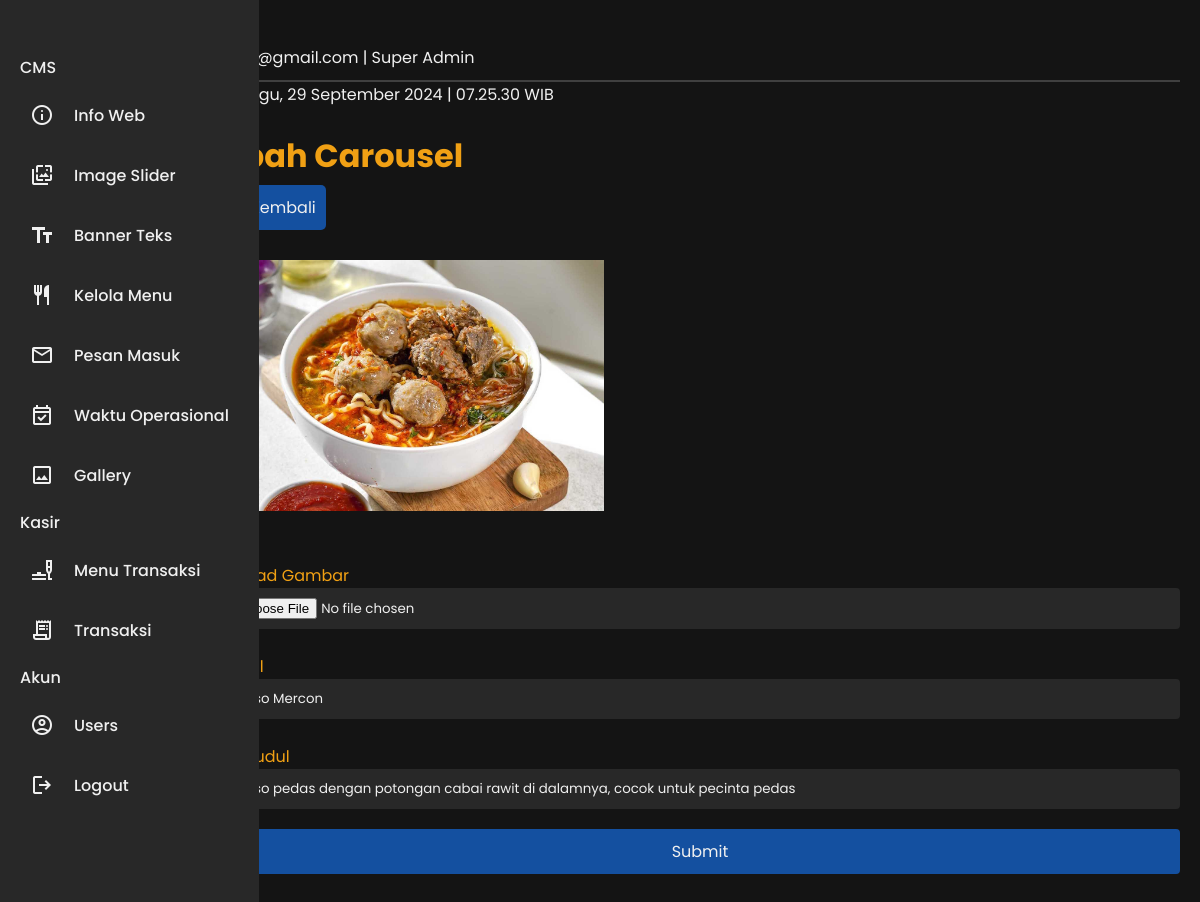
Screenshot of /admin/page.php?page=ubah-carousel&id=18 (signed in) with the database file from the repository.
### tables this page shows
CREATE TABLE `cms_beranda_carousel` (
  `id` int(11) NOT NULL,
  `gambar` varchar(255) NOT NULL,
  `judul` varchar(100) NOT NULL,
  `subjudul` varchar(100) NOT NULL
);

### admin/page/cms/ubah-carousel.php (the view, shortened to what this page needs)
<?php
if (isset($_GET['id'])) {
    $id = $_GET['id'];
    $query = mysqli_query($koneksi, "SELECT * FROM cms_beranda_carousel WHERE id='$id'");
    $data = mysqli_fetch_array($query);
} else {
    header("Location: index.php");
}
include 'page/template/sidebar.php';
?>
<body>
    <main class="content">
        <?php include 'page/template/header.php'; ?>
        <div>
            <h1 class="judul">Ubah Carousel</h1>
            <button onclick="window.history.back()"><i class='bx bx-arrow-back'></i> Kembali</button>
            <br>
            <br>
            <form method="post" action="action.php?action=ubah-carousel" enctype="multipart/form-data" class="news-form" autocomplete="off">
                <div class="gambar-lama" id="gambar-lama">
                    <img src="<?php echo $data['gambar']; ?>" alt="gambar">
                </div>
                <br>
                <label for="gambar">Upload Gambar</label>
                <input type="file" name="gambar" id="gambar" class="form-file" accept=".jpg, .jpeg, .png" required>
                <label for="judul">Judul</label>
                <input type="text" name="judul" id="judul" placeholder="Maksimal 100 karakter" class="form-input" maxlength="100" value="<?php echo $data['judul']; ?>">
                <label for="subjudul">Subjudul</label>
                <input type="text" name="subjudul" id="subjudul" placeholder="Maksimal 100 karakter" class="form-input" maxlength="100" value="<?php echo $data['subjudul']; ?>">
                <button type="submit" name="submit" class="form-button">Submit</button>
            </form>
        </div>
    </main>
</body>

### admin/assets/css/style.css (style rules this page uses)
button { font-size: 1rem; border: none; color: var(--white); border-radius: 5px; padding: 10px; margin: 0 auto; margin-top: 5px; margin-bottom: 5px; cursor: pointer; }
.news-form { display: flex; flex-direction: column; }
.form-input, .form-textarea, .form-select, .form-file, .form-button { background-color: var(--black2); color: var(--white); margin-bottom: 15px; padding: 10px; border: none; border-radius: 4px; width: 100%; box-sizing: border-box; }
.form-button { background-color: var(--blue_dark); color: var(--white); border: none; cursor: pointer; transition: background-color 0.3s; }
button { color: var(--white); }

### admin/assets/css/style_sidebar.css (style rules this page uses)
* { margin: 0; padding: 0; box-sizing: border-box; font-family: 'L', sans-serif; }
:root { --blue_dark: #1450A0; --blue_light: #2878F0; --gold: #F0A014; --white: #F0F0F0; --black: #141414; --black2: #282828; --red: #C80000; --body-color: #141414; --sidebar-color: #282828; --sidebar-color2: #F0A014; --primary-color: #1450A0; --primary-color-light: #2878F0; --toggle-color: #2878F0; --text-color: #F0F0F0; --tran-03: all 0.2s ease; --tran-03: all 0.3s ease; --tran-04: all 0.3s ease; --tran-05: all 0.3s ease; }
body { min-height: 100vh; background-color: var(--body-color); transition: var(--tran-05); }

### admin/page/template/sidebar.php (style rules this page uses)
:root { --background-color: #141414; --sidebar-background: #282828; --sidebar-hover-background: #F0F0F0; --text-color: #F0F0F0; --text-hover-color: #123123; --separator-color: #2878F0; --user-profile-border: #F0F0F0; --user-detail-background: #F0F0F0; --gold: #F0A014; --blue_dark: #1450A0; --blue_light: #2878F0; }
* { margin: 0; padding: 0; box-sizing: border-box; font-family: "Poppins", sans-serif; }
body { min-height: 100vh; background: var(--background-color); display: flex; margin: 0; padding: 0; color: var(--text-color) }
.content { margin-left: 85px; padding: 20px; transition: margin-left 0.4s ease; width: 100vw; }
.judul { color: var(--gold); }
button { background-color: var(--blue_dark); }
label { margin-top: 10px; color: var(--gold); }

### admin/page/cms/ubah-carousel.php (style rules this page uses)
.gambar-lama img { width: 40%; height: auto; }

### rows the page displays
cms_beranda_carousel: gambar (picture), judul "Bakso Mercon", subjudul "Bakso pedas dengan potongan cabai rawit di dalamnya, cocok untuk pecinta pedas"

### other values shown
$_SESSION['email'] "apip@gmail.com"
$_SESSION['role'] "Super Admin"
